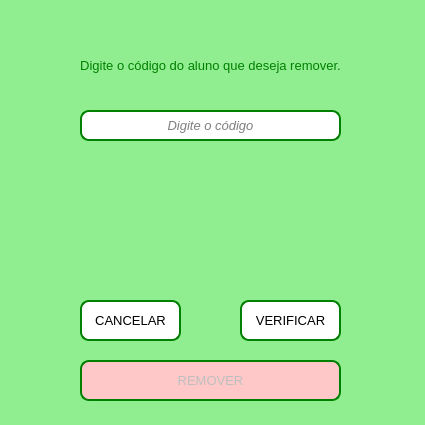
<?xml version="1.0" encoding="UTF-8"?>
<ui version="4.0">
 <class>MainWindow</class>
 <widget class="QMainWindow" name="MainWindow">
  <property name="enabled">
   <bool>true</bool>
  </property>
  <property name="geometry">
   <rect>
    <x>0</x>
    <y>0</y>
    <width>425</width>
    <height>425</height>
   </rect>
  </property>
  <property name="sizePolicy">
   <sizepolicy hsizetype="Ignored" vsizetype="Ignored">
    <horstretch>0</horstretch>
    <verstretch>0</verstretch>
   </sizepolicy>
  </property>
  <property name="minimumSize">
   <size>
    <width>425</width>
    <height>425</height>
   </size>
  </property>
  <property name="maximumSize">
   <size>
    <width>425</width>
    <height>425</height>
   </size>
  </property>
  <property name="windowTitle">
   <string>Tela de Remoção</string>
  </property>
  <property name="styleSheet">
   <string notr="true">background-color:lightgreen;</string>
  </property>
  <widget class="QWidget" name="centralwidget">
   <widget class="QPushButton" name="pushButton_cancelar">
    <property name="geometry">
     <rect>
      <x>80</x>
      <y>300</y>
      <width>101</width>
      <height>41</height>
     </rect>
    </property>
    <property name="font">
     <font>
      <pointsize>10</pointsize>
     </font>
    </property>
    <property name="cursor">
     <cursorShape>PointingHandCursor</cursorShape>
    </property>
    <property name="focusPolicy">
     <enum>Qt::StrongFocus</enum>
    </property>
    <property name="styleSheet">
     <string notr="true">background-color:white; border: 2px solid green; border-radius: 9px;</string>
    </property>
    <property name="text">
     <string>CANCELAR</string>
    </property>
   </widget>
   <widget class="QLabel" name="label_aviso">
    <property name="geometry">
     <rect>
      <x>80</x>
      <y>180</y>
      <width>261</width>
      <height>111</height>
     </rect>
    </property>
    <property name="font">
     <font>
      <pointsize>10</pointsize>
     </font>
    </property>
    <property name="styleSheet">
     <string notr="true">color: green;</string>
    </property>
    <property name="text">
     <string/>
    </property>
    <property name="alignment">
     <set>Qt::AlignCenter</set>
    </property>
   </widget>
   <widget class="QLineEdit" name="lineEdit_codigo">
    <property name="geometry">
     <rect>
      <x>80</x>
      <y>110</y>
      <width>261</width>
      <height>31</height>
     </rect>
    </property>
    <property name="font">
     <font>
      <pointsize>10</pointsize>
      <italic>true</italic>
      <underline>false</underline>
      <strikeout>false</strikeout>
     </font>
    </property>
    <property name="mouseTracking">
     <bool>true</bool>
    </property>
    <property name="focusPolicy">
     <enum>Qt::StrongFocus</enum>
    </property>
    <property name="styleSheet">
     <string notr="true">background-color:white; border: 2px solid green; border-radius: 9px;</string>
    </property>
    <property name="inputMask">
     <string/>
    </property>
    <property name="text">
     <string/>
    </property>
    <property name="alignment">
     <set>Qt::AlignCenter</set>
    </property>
    <property name="placeholderText">
     <string notr="true">Digite o código</string>
    </property>
    <property name="clearButtonEnabled">
     <bool>false</bool>
    </property>
   </widget>
   <widget class="QLabel" name="label_titulo">
    <property name="geometry">
     <rect>
      <x>80</x>
      <y>50</y>
      <width>261</width>
      <height>31</height>
     </rect>
    </property>
    <property name="font">
     <font>
      <pointsize>10</pointsize>
      <weight>50</weight>
      <italic>false</italic>
      <bold>false</bold>
     </font>
    </property>
    <property name="cursor">
     <cursorShape>IBeamCursor</cursorShape>
    </property>
    <property name="styleSheet">
     <string notr="true">color:green;</string>
    </property>
    <property name="text">
     <string>Digite o código do aluno que deseja remover.</string>
    </property>
    <property name="alignment">
     <set>Qt::AlignCenter</set>
    </property>
   </widget>
   <widget class="QPushButton" name="pushButton_verificar">
    <property name="enabled">
     <bool>true</bool>
    </property>
    <property name="geometry">
     <rect>
      <x>240</x>
      <y>300</y>
      <width>101</width>
      <height>41</height>
     </rect>
    </property>
    <property name="font">
     <font>
      <pointsize>10</pointsize>
     </font>
    </property>
    <property name="cursor">
     <cursorShape>PointingHandCursor</cursorShape>
    </property>
    <property name="focusPolicy">
     <enum>Qt::StrongFocus</enum>
    </property>
    <property name="styleSheet">
     <string notr="true">border: 2px solid green; border-radius: 9px;
background-color: rgb(255, 255, 255);</string>
    </property>
    <property name="text">
     <string>VERIFICAR</string>
    </property>
   </widget>
   <widget class="QPushButton" name="pushButton_remover">
    <property name="enabled">
     <bool>false</bool>
    </property>
    <property name="geometry">
     <rect>
      <x>80</x>
      <y>360</y>
      <width>261</width>
      <height>41</height>
     </rect>
    </property>
    <property name="font">
     <font>
      <pointsize>10</pointsize>
     </font>
    </property>
    <property name="cursor">
     <cursorShape>PointingHandCursor</cursorShape>
    </property>
    <property name="focusPolicy">
     <enum>Qt::StrongFocus</enum>
    </property>
    <property name="styleSheet">
     <string notr="true">border: 2px solid green; border-radius: 9px;
background-color: rgb(255, 200, 200);</string>
    </property>
    <property name="text">
     <string>REMOVER</string>
    </property>
   </widget>
  </widget>
  <widget class="QStatusBar" name="statusbar"/>
 </widget>
 <tabstops>
  <tabstop>lineEdit_codigo</tabstop>
  <tabstop>pushButton_cancelar</tabstop>
  <tabstop>pushButton_verificar</tabstop>
  <tabstop>pushButton_remover</tabstop>
 </tabstops>
 <resources/>
 <connections/>
</ui>
